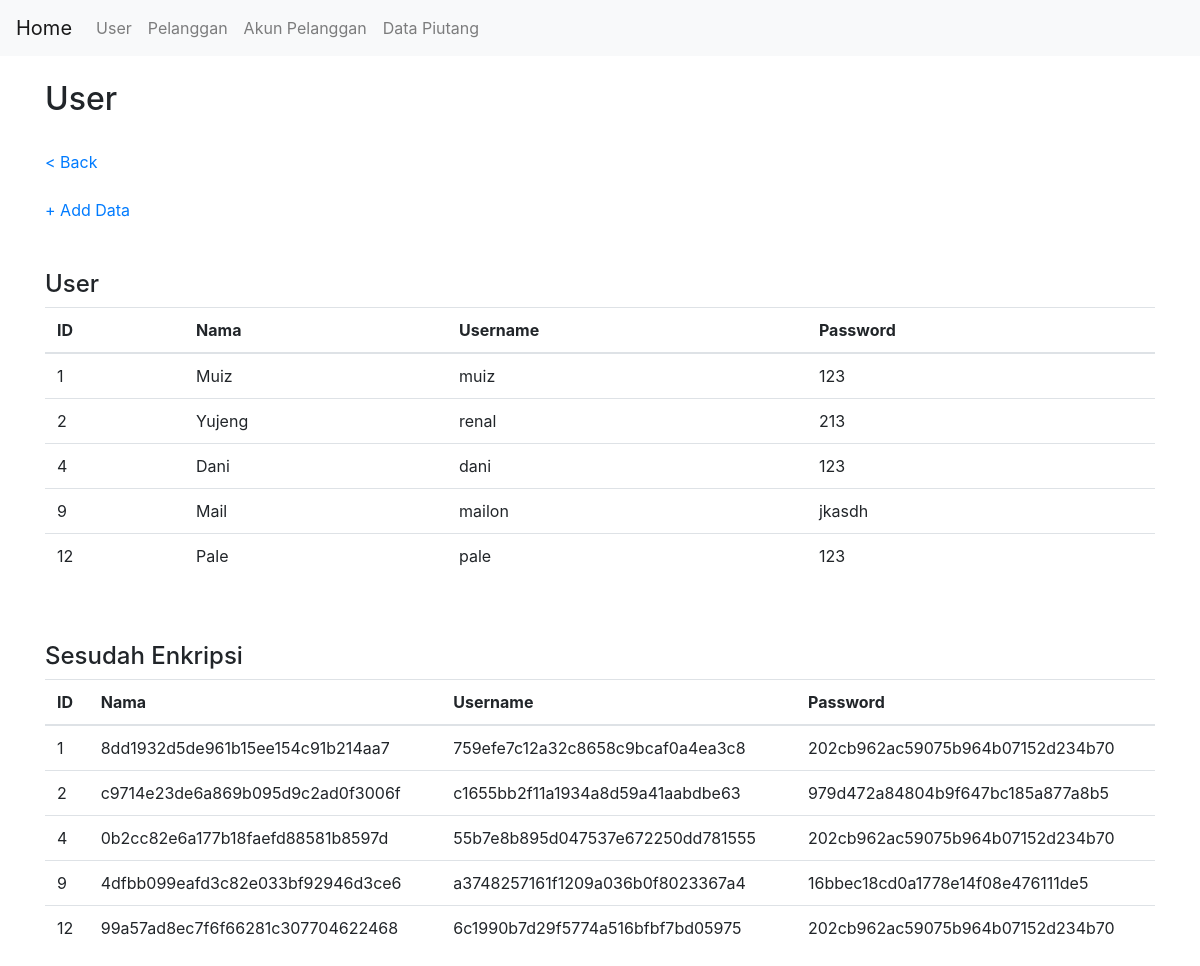
The app's page /user/index.php with its own data.
### tables this page shows
CREATE TABLE `user` (
  `id` int(10) NOT NULL,
  `nama` varchar(255) NOT NULL,
  `username` varchar(255) NOT NULL,
  `password` varchar(255) NOT NULL
);

### user/index.php (the view, shortened to what this page needs)
<html>
   <head>
        <link rel="stylesheet" href="../css/style.css">
        <link rel="stylesheet" href="../css/bootstrap.min.css">
   </head>
   <body>
   <?php include "../header.php"; ?>
       <div class="container">
            <br>
            <h2>User</h2>
            <br>
            <a href="/penyandian">< Back</a><br><br>
            <a href="daftar.php">+ Add Data</a>
            <div>
                <br><br>
                    <h4>User</h4>
                <table class="table tab-striped">
                    <thead>
                        <tr>
                            <th>ID</th>
                            <th>Nama</th>
                            <th>Username</th>
                            <th>Password</th>
                        </tr>
                    </thead>
                    <tbody>
                    <?php
                            include '../config.php';
                            $data = mysqli_query($link,"select * from user");
                            while($d = mysqli_fetch_array($data)){
                                ?>
                                <tr>
                                    <td><?php echo $d['id']; ?></td>
                                    <td><?php echo $d['nama']; ?></td>
                                    <td><?php echo $d['username']; ?></td>
                                    <td><?php echo $d['password']; ?></td>
                                </tr>
                                <?php
                            }
                            ?>
                    </tbody>
                </table>
            </div>
            <div>
                <br><br>
                    <h4>Sesudah Enkripsi</h4>
                <table class="table tab-striped">
                    <thead>
                        <tr>
                            <th>ID</th>
                            <th>Nama</th>
                            <th>Username</th>
                            <th>Password</th>
                        </tr>
                    </thead>
                    <tbody>
                    <?php
                            include '../config.php';
                            $data = mysqli_query($link,"select * from user");
                            while($d = mysqli_fetch_array($data)){
                                ?>
                                <tr>
                                    <td><?php echo $d['id']; ?></td>
                                    <td><?php echo md5($d['nama']); ?></td>
                                    <td><?php echo md5($d['username']); ?></td>
                                    <td><?php echo md5($d['password']); ?></td>
                                </tr>
                                <?php
                            }
                            ?>
                    </tbody>
                </table>
            </div>
       </div>
   </body>
</html>

### css/style.css (style rules this page uses)
body { background: #3498db; font-family: sans-serif; }

### records on screen
user: id "1", nama "Muiz", username "muiz", password "123", nama "8dd1932d5de961b15ee154c91b214aa7", username "759efe7c12a32c8658c9bcaf0a4ea3c8", password "202cb962ac59075b964b07152d234b70"
user: id "2", nama "Yujeng", username "renal", password "213", nama "c9714e23de6a869b095d9c2ad0f3006f", username "c1655bb2f11a1934a8d59a41aabdbe63", password "979d472a84804b9f647bc185a877a8b5"
user: id "4", nama "Dani", username "dani", password "123", nama "0b2cc82e6a177b18faefd88581b8597d", username "55b7e8b895d047537e672250dd781555", password "202cb962ac59075b964b07152d234b70"
user: id "9", nama "Mail", username "mailon", password "jkasdh", nama "4dfbb099eafd3c82e033bf92946d3ce6", username "a3748257161f1209a036b0f8023367a4", password "16bbec18cd0a1778e14f08e476111de5"
user: id "12", nama "Pale", username "pale", password "123", nama "99a57ad8ec7f6f66281c307704622468", username "6c1990b7d29f5774a516bfbf7bd05975", password "202cb962ac59075b964b07152d234b70"
